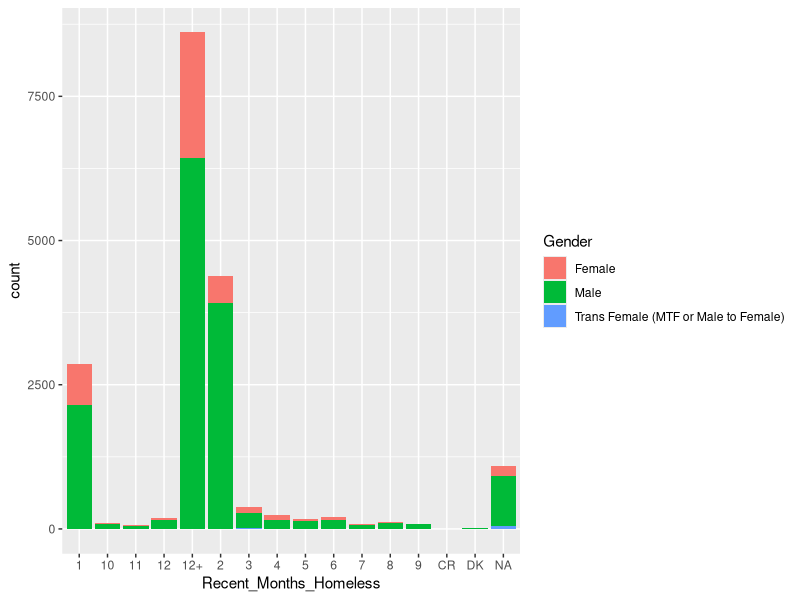
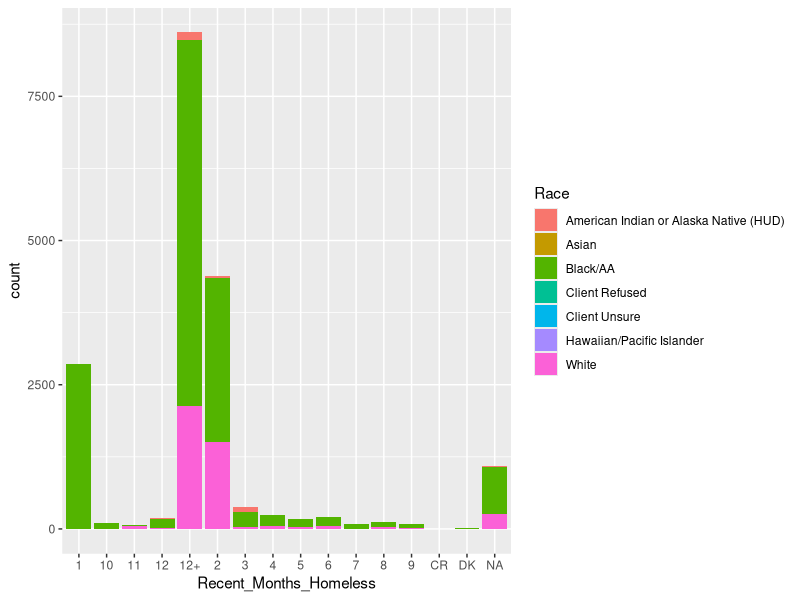
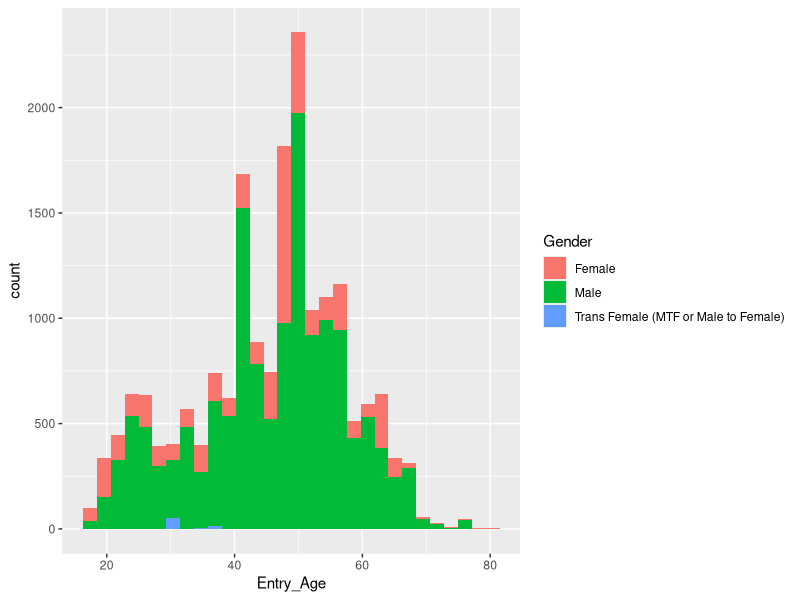
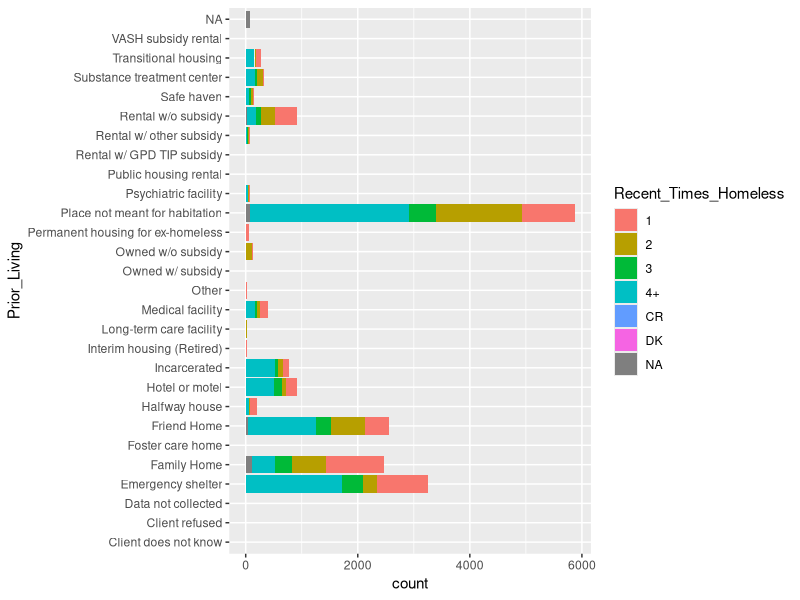
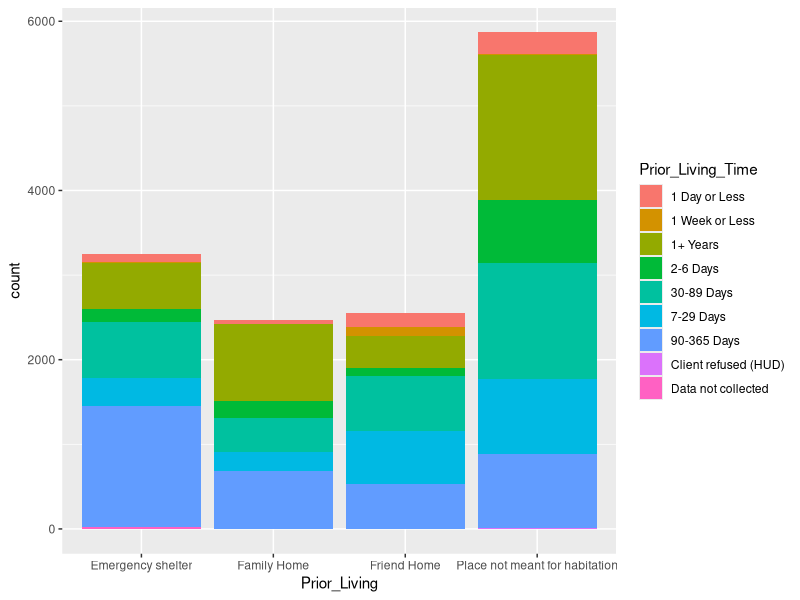

The R script that drew these images, in order:
library(tidyverse)
library(magrittr)
library(tibble)
library(ggplot2)
library(dplyr)
library(lubridate)

#Load csv file created in Pandas
umd<-read_csv('proj3_umd.csv')

view(umd)

#Plot information about clients
#Recent months homeless by gender
ggplot(umd, aes(x=Recent_Months_Homeless))+geom_bar(aes(fill=Gender))

#Recent months homeless by race
ggplot(umd, aes(x=Recent_Months_Homeless))+geom_bar(aes(fill=Race))

#Histogram of entry age and gender
ggplot(umd, aes(x=Entry_Age))+geom_histogram(aes(fill=Gender))

#Horizontal bar of previous living situation by previous times homeless
ggplot(umd, aes(x=Prior_Living)) +geom_bar(aes(fill=Recent_Times_Homeless))+coord_flip()

#Look more closely at most common previous living situations
umd_living <- umd %>%
  filter(Prior_Living =='Place not meant for habitation' | Prior_Living =='Emergency shelter' | Prior_Living =='Family Home' | Prior_Living =='Friend Home')

ggplot(umd_living, aes(x=Prior_Living))+geom_bar(aes(fill=Prior_Living_Time))

#These are plots provide some basic information about clients

#I hope to add some statistical analysis to track some trends between variables

#Also, I had an issue with pandas giving me a Memory Error when trying to merge too many files
#Hopefully I will find a way to merge files from my dis_ben file in pandas
